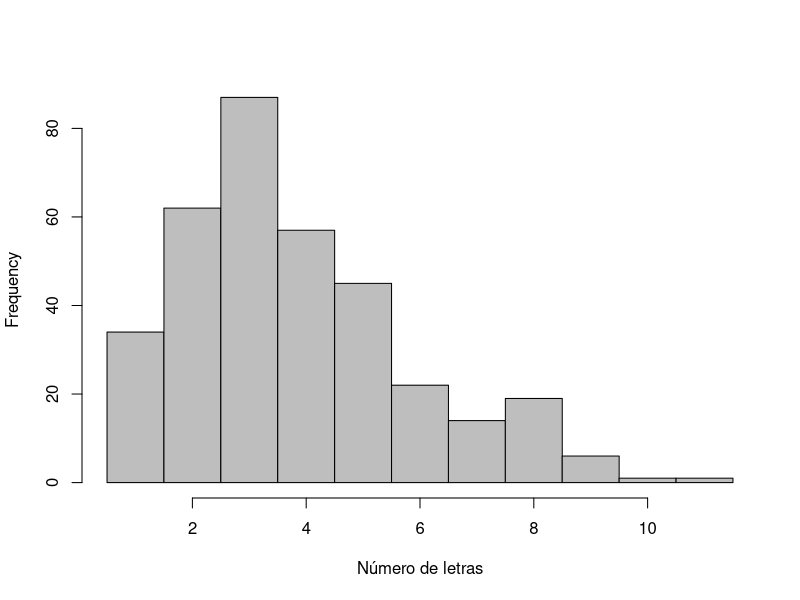
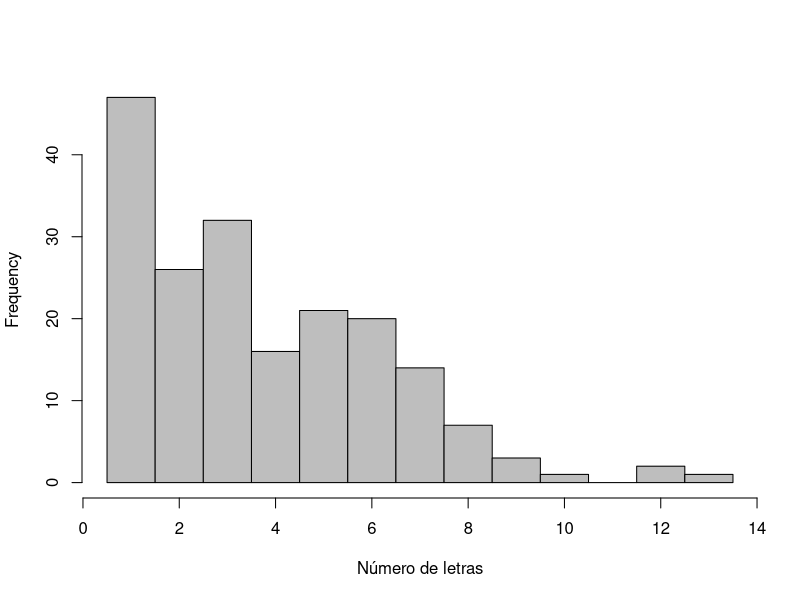
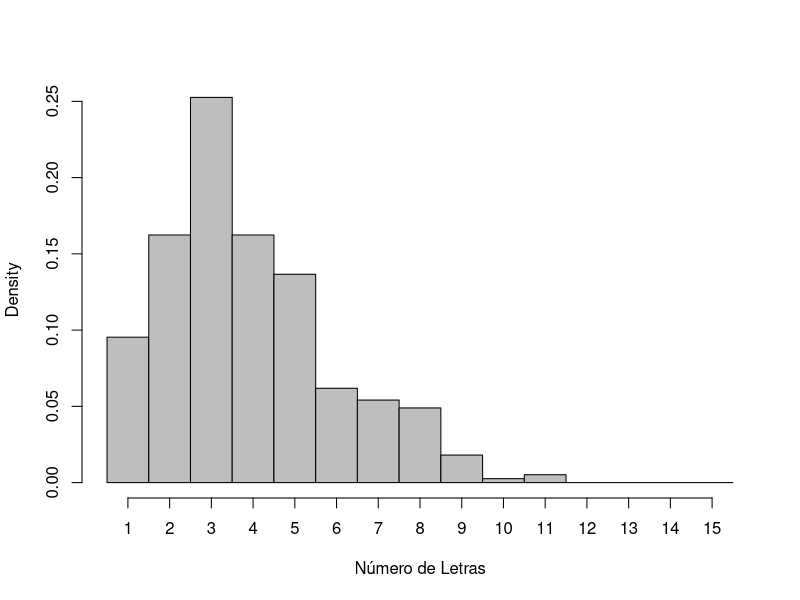
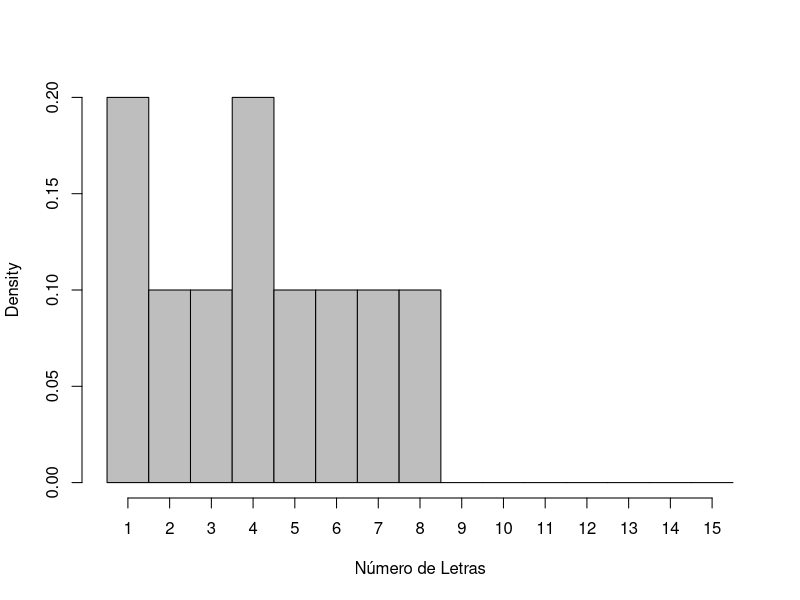
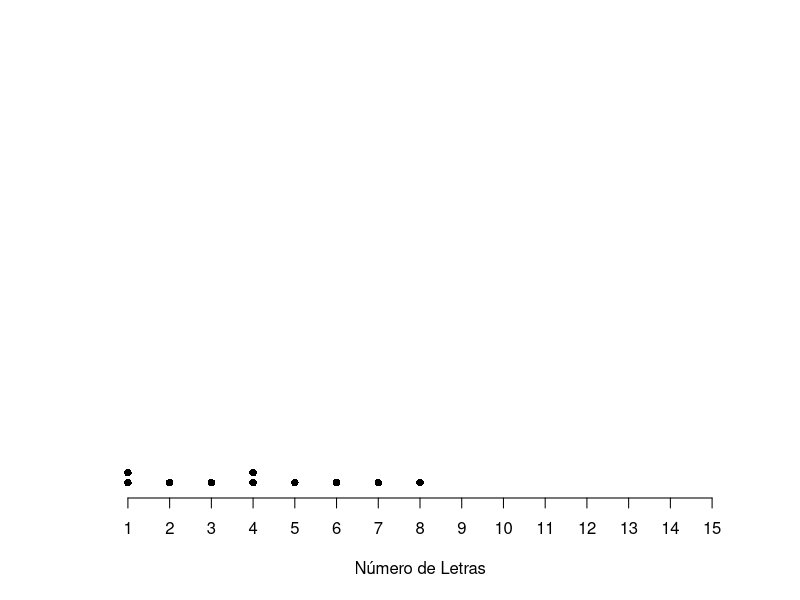

The R script that drew these images, in order:
# http://www.rossmanchance.com/applets/OneSample.html?population=gettysburg

library(readr)
library(stringr)

palavra.media<- function(texto){
   texto.vetor<-as.vector(t(texto))#transforma a matriz em um vetor
   texto.vetor<-na.omit(texto.vetor)#retirar os NAs
   numero.palavras<-length(texto.vetor)#Total de palavras no texto
   hist(str_length(texto.vetor),main=" ",xlab="Número de letras",col="grey", breaks=seq(min(str_length(texto.vetor))-0.5, max(str_length(texto.vetor))+0.5, by=1))#histograma
   media=mean(str_length(texto.vetor))#Media do número de letras por palavra
   quartis=fivenum(str_length(texto.vetor))
   desvio.padrao=sd(str_length(texto.vetor))
   structure(list(Numero.de.palavras=numero.palavras,Media = media, Minimo = quartis[1],Mediana = quartis[3], Maximo=quartis[5], desvio.padrao=desvio.padrao))
}

indio <- read_table2("indio.txt",col_names = FALSE, locale = locale(encoding = "UTF-8"))
monte <- read_table2("monte.txt",col_names = FALSE, locale = locale(encoding = "UTF-8"))


palavra.media(indio)
palavra.media(monte)


###

indio <- gsub(" +", " ", gsub("[,.!?\r]+", " ", read_file("indio.txt")))
chars <- strsplit(trimws(gsub("[\n ]+", " ", indio)), "[ +]")[[1]]
num = nchar(chars)
lim = max(15, max(num))
hist(num, xlab = "Número de Letras", col="grey", axes = F, breaks = 1:(lim+1)-0.5, main = "", freq = F)
axis(1, 1:lim)
axis(2)

palavras <- sample(chars, 10)
numA = nchar(palavras)
limA = max(15, max(numA))
hist(numA, xlab = "Número de Letras", col="grey", axes = F, breaks = 1:(lim+1)-0.5, main = "", freq = F)
axis(1, 1:lim)
axis(2)

stripchart(numA, "stack", at = 0, pch = 16, xlim=c(0.5, lim+0.5), axes = F, offset = 0.5, xlab = "Número de Letras")
axis(1, 1:lim)

